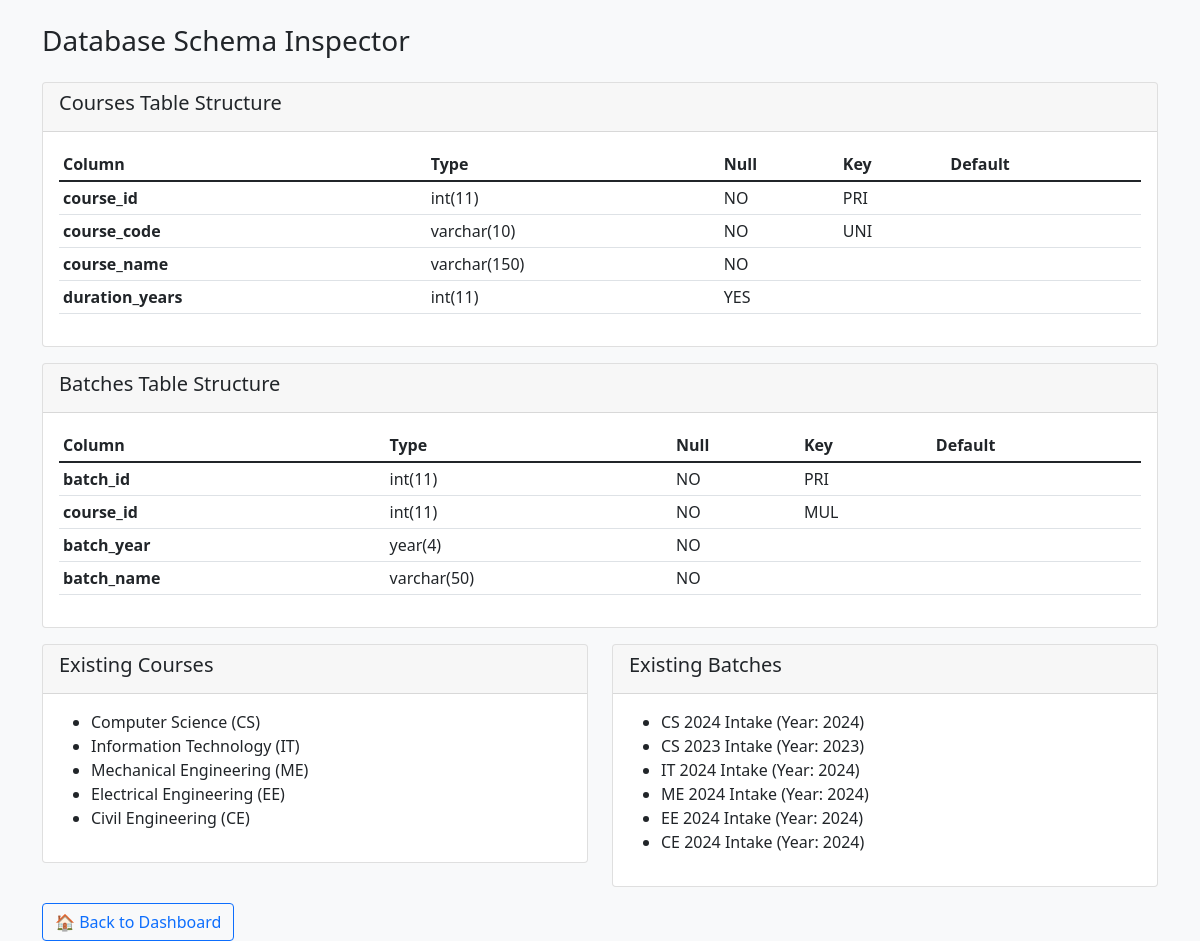
Screenshot of /traditional-php/supporting_ones/inspect_schema.php with the database file from the repository.
### tables this page shows
CREATE TABLE courses (
    course_id INT PRIMARY KEY AUTO_INCREMENT,
    course_code VARCHAR(10) NOT NULL UNIQUE,
    course_name VARCHAR(150) NOT NULL,
    duration_years INT
);

CREATE TABLE batches (
    batch_id INT PRIMARY KEY AUTO_INCREMENT,
    course_id INT NOT NULL,
    batch_year YEAR NOT NULL,
    batch_name VARCHAR(50) NOT NULL,
    FOREIGN KEY (course_id) REFERENCES courses(course_id)
);

### traditional-php/supporting_ones/inspect_schema.php (the view)
<?php
require_once 'config.php';
echo "<!DOCTYPE html>
<html>
<head>
    <title>Database Schema Inspector</title>
    <link href='https://cdn.jsdelivr.net/npm/bootstrap@5.1.3/dist/css/bootstrap.min.css' rel='stylesheet'>
</head>
<body class='bg-light'>
<div class='container mt-4'>
    <h1 class='h3 mb-4'>Database Schema Inspector</h1>";
try {
    echo "<div class='card mb-3'>";
    echo "<div class='card-header'><h5>Courses Table Structure</h5></div>";
    echo "<div class='card-body'>";
    $stmt = $pdo->query("DESCRIBE courses");
    $courses_columns = $stmt->fetchAll();
    echo "<table class='table table-sm'>";
    echo "<thead><tr><th>Column</th><th>Type</th><th>Null</th><th>Key</th><th>Default</th></tr></thead>";
    echo "<tbody>";
    foreach ($courses_columns as $column) {
        echo "<tr>";
        echo "<td><strong>{$column['Field']}</strong></td>";
        echo "<td>{$column['Type']}</td>";
        echo "<td>{$column['Null']}</td>";
        echo "<td>{$column['Key']}</td>";
        echo "<td>{$column['Default']}</td>";
        echo "</tr>";
    }
    echo "</tbody></table>";
    echo "</div></div>";
    echo "<div class='card mb-3'>";
    echo "<div class='card-header'><h5>Batches Table Structure</h5></div>";
    echo "<div class='card-body'>";
    $stmt = $pdo->query("DESCRIBE batches");
    $batches_columns = $stmt->fetchAll();
    echo "<table class='table table-sm'>";
    echo "<thead><tr><th>Column</th><th>Type</th><th>Null</th><th>Key</th><th>Default</th></tr></thead>";
    echo "<tbody>";
    foreach ($batches_columns as $column) {
        echo "<tr>";
        echo "<td><strong>{$column['Field']}</strong></td>";
        echo "<td>{$column['Type']}</td>";
        echo "<td>{$column['Null']}</td>";
        echo "<td>{$column['Key']}</td>";
        echo "<td>{$column['Default']}</td>";
        echo "</tr>";
    }
    echo "</tbody></table>";
    echo "</div></div>";
    echo "<div class='row'>";
    echo "<div class='col-md-6'>";
    echo "<div class='card'>";
    echo "<div class='card-header'><h5>Existing Courses</h5></div>";
    echo "<div class='card-body'>";
    $stmt = $pdo->query("SELECT * FROM courses");
    $courses = $stmt->fetchAll();
    if (empty($courses)) {
        echo "<p class='text-muted'>No courses found</p>";
    } else {
        echo "<ul>";
        foreach ($courses as $course) {
            echo "<li>{$course['course_name']} ({$course['course_code']})</li>";
        }
        echo "</ul>";
    }
    echo "</div></div>";
    echo "</div>";
    echo "<div class='col-md-6'>";
    echo "<div class='card'>";
    echo "<div class='card-header'><h5>Existing Batches</h5></div>";
    echo "<div class='card-body'>";
    $stmt = $pdo->query("SELECT * FROM batches");
    $batches = $stmt->fetchAll();
    if (empty($batches)) {
        echo "<p class='text-muted'>No batches found</p>";
    } else {
        echo "<ul>";
        foreach ($batches as $batch) {
            echo "<li>{$batch['batch_name']} (Year: {$batch['batch_year']})</li>";
        }
        echo "</ul>";
    }
    echo "</div></div>";
    echo "</div>";
    echo "</div>";
} catch (Exception $e) {
    echo "<div class='alert alert-danger'>";
    echo "<h5>Error</h5>";
    echo "<p>" . htmlspecialchars($e->getMessage()) . "</p>";
    echo "</div>";
}
echo "<div class='mt-3'>";
echo "<a href='index.php' class='btn btn-outline-primary'>🏠 Back to Dashboard</a>";
echo "</div>";
echo "</div></body></html>";
?>

### rows the page displays
courses: course_name "Computer Science", course_code "CS"
courses: course_name "Information Technology", course_code "IT"
courses: course_name "Mechanical Engineering", course_code "ME"
courses: course_name "Electrical Engineering", course_code "EE"
courses: course_name "Civil Engineering", course_code "CE"
batches: batch_name "CS 2024 Intake", batch_year "2024"
batches: batch_name "CS 2023 Intake", batch_year "2023"
batches: batch_name "IT 2024 Intake", batch_year "2024"
batches: batch_name "ME 2024 Intake", batch_year "2024"
batches: batch_name "EE 2024 Intake", batch_year "2024"
batches: batch_name "CE 2024 Intake", batch_year "2024"

### other values shown
$column['Field'] "course_id"
$column['Type'] "int(11)"
$column['Null'] "NO"
$column['Key'] "PRI"
$column['Field'] "course_code"
$column['Type'] "varchar(10)"
$column['Key'] "UNI"
$column['Field'] "course_name"
$column['Type'] "varchar(150)"
$column['Field'] "duration_years"
$column['Null'] "YES"
$column['Field'] "batch_id"
$column['Key'] "MUL"
$column['Field'] "batch_year"
$column['Type'] "year(4)"
